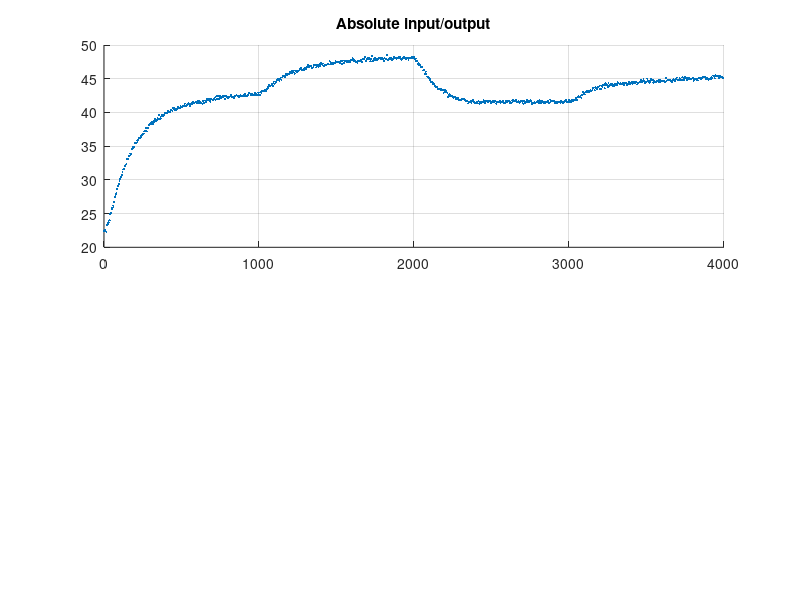

The MATLAB source for this figure: (Note: this script raises an error after producing the figure.)
% Simulation of the TCLab linear model previously identified
%
% Loads the model identified in the TCLab_identification script, creates
% the h1 and T1C functions that mimick the TCLab interface, and performs a
% simulation starting at ambient temperature.
% You will be developing and testing your MPC controller and Kalman filter
% in this simulation environment. 
%
% Afonso Botelho and J. Miranda Lemos, IST, May 2023
%__________________________________________________________________________

% Initialization
clear all
close all
clc

% Load model
load('singleheater_model.mat','A','B','C','Ke','e_var','y_ss','u_ss','Ts');
n = size(A,1);
e_std = sqrt(e_var); % input disturbance standard deviation

% Build the functions for applying the control and reading the temperature,
% mimicking the TCLab interface
x_ss = [eye(n)-A; C]\[B*u_ss; y_ss];
c1 = ((eye(n)-A)*x_ss - B*u_ss);
c2 = (y_ss - C*x_ss);
h1 = @(x,u) A*x + B*u + Ke*e_std*randn + c1; % apply control
T1C = @(x) C*x + e_std*randn + c2; % read temperature

% Simulation parameters
T = 4000; % Experiment duration [s]
N = T/Ts; % Number of samples to collect

% Open-loop control profile
u = zeros(1,N);
u(:,1:200)   = u_ss;
u(:,201:400) = u_ss+5;
u(:,401:600) = u_ss-5;
u(:,601:800) = u_ss;

% Initial conditions (start at ambient temperature, i.e. equilibrium for u = 0)
Dx0Dy0 = [eye(n)-A, zeros(n,1); C, -1]\[-B*u_ss; 0];
Dx0 = Dx0Dy0(1:n);

% Initialize signals
t = nan(1,N);
x = nan(n,N);
y = nan(1,N);
Dy = nan(1,N);
Du = nan(1,N);
Dx = nan(n,N+1);
x(:,1) = Dx0 + x_ss;

% Simulate incremental model
fprintf('Running simulation...')
for k = 1:N
    % Computes analog time
    t(k) = (k-1)*Ts;

    % Reads the sensor temperature
    y(:,k) = T1C(x(:,k));

    % Compute incremental variables
    Dy(:,k) = y(:,k) - y_ss;
    Dx(:,k) = x(:,k) - x_ss;
    Du(:,k) = u(:,k) - u_ss;

    % Applies the control variable to the plant
    x(:,k+1) = h1(x(:,k),u(:,k));
end
fprintf(' Done.\n');

%% Plots
% Plot absolute variables
figure('Units','normalized','Position',[0.2 0.5 0.3 0.4])
subplot(2,1,1), hold on, grid on   
title('Absolute input/output')
plot(t,y,'.','MarkerSize',5)
yl=yline(y_ss,'k--');
xlabel('Time [s]')
ylabel('y [°C]')
legend(yl,'$\bar{y}$','Interpreter','latex','Location','best')
subplot(2,1,2), hold on, grid on   
stairs(t,u,'LineWidth',2)
yl=yline(u_ss,'k--');
yline(0,'r--')
yline(100,'r--')
xlabel('Time [s]')
ylabel('u [%]')
legend(yl,'$\bar{u}$','Interpreter','latex','Location','best');

% Plot incremental variables
figure('Units','normalized','Position',[0.5 0.5 0.3 0.4])
subplot(2,1,1), hold on, grid on   
title('Incremental input/output')
plot(t,Dy,'.','MarkerSize',5)
xlabel('Time [s]')
ylabel('\Delta{y} [°C]')
subplot(2,1,2), hold on, grid on   
stairs(t,Du,'LineWidth',2)
yline(-u_ss,'r--')
yline(100-u_ss,'r--')
xlabel('Time [s]')
ylabel('\Delta{u} [%]')

%--------------------------------------------------------------------------
% End of File
